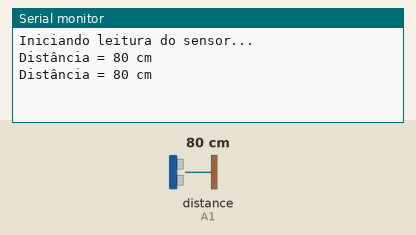
Recording of a sketch running on a simulated Arduino Uno, built with avr-gcc and run on an emulated ATmega328P. On the bench: the last lines printed to the serial monitor. The inputs (shaded band) are chosen by the test bench; at power-on: distance to the obstacle (sensor on A1) 80 cm. The echo pulse lasts 58.3 µs per cm.

Above: at 1.8 s.
1.9 s: distance to the obstacle (sensor on A1) set to 2 cm
At 2.8 s:
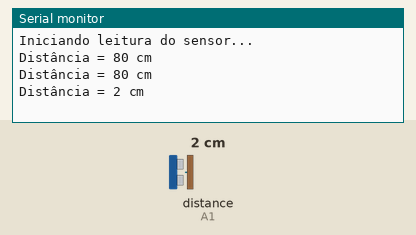
3.4 s: distance to the obstacle (sensor on A1) set to 4 cm
At 4.7 s:
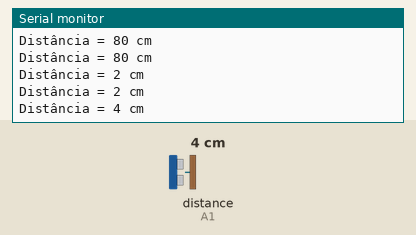
Timing chart, 0 to 6.4 s (numbered marks = the images above; inputs shaded):
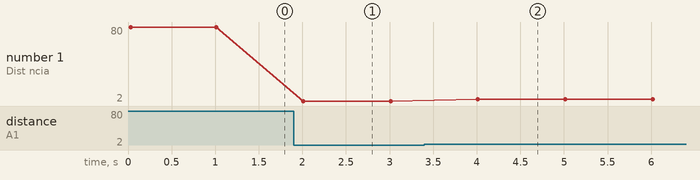

Measured:
- after the input at 1.9 s, the serial monitor: prints a new line after 0.11 s (image 1)
- after the input at 3.4 s, the serial monitor: prints a new line after 0.61 s (image 2)
- plotted number 1: 80 → 2 after the input at 1.9 s, 2 → 4 after the input at 3.4 s

The sketch:

TesteUltra.ino
```cpp
#include <Ultrasonic.h>   // Biblioteca para o sensor ultrassônico

// Cria o objeto do sensor ultrassônico usando A0 (TRIG) e A1 (ECHO)
Ultrasonic ultrassom(A0, A1);

long distancia;           // Variável para armazenar a distância

void setup() {
  Serial.begin(9600);     // Inicializa a comunicação serial
  Serial.println("Iniciando leitura do sensor...");
}

void loop() {
  // Lê a distância em centímetros
  distancia = ultrassom.Ranging(CM);

  // Exibe apenas a distância no monitor serial
  Serial.print("Distância = ");
  Serial.print(distancia);
  Serial.println(" cm");

  delay(1000); // Aguarda 1 segundo antes da próxima leitura
}
```
